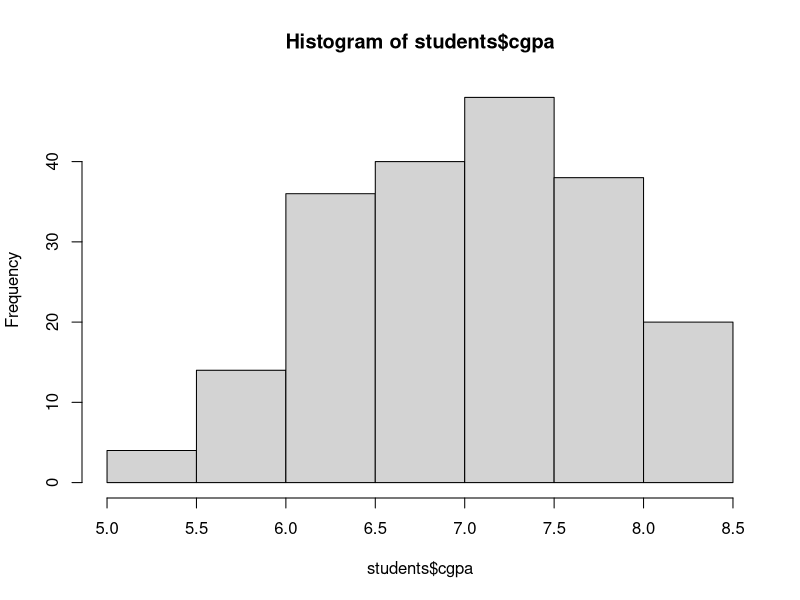

R code for this plot: (Note: this script raises an error after producing the figure.)
#batch, age, gender, cgpa, ug,class12: select, salary
ns=200
(age= round(runif(n=ns, min=20, max=30)))
mean(age)
(gender= sample(x=c('M','F'), size=ns, replace=T, prob=c(.7,.3)))
table(gender)
(batch=sample(x=c('2017','2018','2019'),size=ns,replace=T,prob=c(.2,.3,.5)))
table(batch)
(cgpa=round(rnorm(n=ns,mean=7,sd=.75),2))
range(cgpa)
(ug=round(rnorm(n=ns,mean=70,sd=5),2))
range(ug)
(class12=round(rnorm(n=ns,mean=70,sd=7),2))
range(class12)
(domain= sample(c('Finance','HR','Operations','Marketing'),size=ns,replace=T))
students=data.frame(age,gender,batch,domain,cgpa,ug,class12)
head(students)
(students$select=sample(c('placed','NotPlaced'),size=ns,replace=T,prob=c(.7,.3)))
table(students$select)
(students$salary=round(rnorm(n=ns,mean=12,sd=1),2))
(students$salary=ifelse(students$select=='NotPlaced',NA,students$salary))
head(students)

#summarise
nrow(students) #no of students
summary(students)

table(students$batch,students$domain)


#histogram
hist(students$cgpa)
hist(students$cgpa,breaks=c(0,6,5,8,5,10))
hist(students$age)

library(dplyr)
library(ggplot2)


ggplot(students,aes(x=gender, fill=gender))+ geom_bar(stat='count')+ geom_text(stat='count',aes(label=..count..))
ggplot(students, aes(x=domain, fill=domain)) + geom_bar(stat='count') + geom_text(stat='count',aes(label=..count..))


ggplot(students, aes(x=batch, fill=domain)) + geom_bar(stat='count') + geom_text(stat='count',aes(label=..count..), position= position_stack(),vjust=1)


# when u want batch,domain, gender eveything

ggplot(students, aes(x=batch, fill=domain)) + geom_bar(stat='count') + geom_text(stat='count',aes(label=..count..), position= position_stack(),vjust=1)    


ggplot(students, aes(x=select, fill=domain)) + geom_bar(stat='count') + geom_text(stat='count',aes(label=..count..), position= position_stack(),vjust=1)    


#


ggplot(students, aes(x=batch, fill=domain)) + geom_bar(stat='count') + geom_text(stat='count',aes(label=..count..), position= position_stack(),vjust=1) + facet_grid(select ~gender)  



ggplot(students, aes(x=gender, fill=domain)) + geom_bar(stat='count') + geom_text(stat='count',aes(label=..count..), position= position_stack(),vjust=1) + facet_grid(batch~domain)
ggplot(students,aes(x=cgpa))+ geom_histogram(breaks=c(0,5,7,9,10), fill=1:4)

